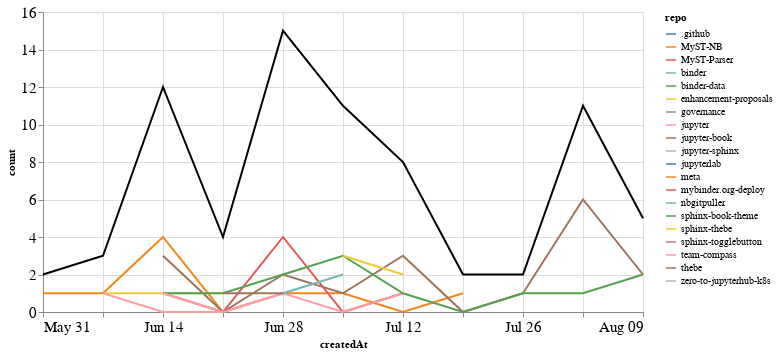

This figure's notebook cell:
### Markdown cell above
## PRs

### Code cell
prs_time = prs.groupby('repo').resample('W', on='createdAt').count()['author'].reset_index()
prs_time = prs_time.rename(columns={'author': 'count'})
prs_time_total = prs_time.groupby('createdAt').agg({"count": "sum"}).reset_index()

ch1 = alt.Chart(prs_time, width=600).mark_line().encode(
    x='createdAt',
    y='count',
    color='repo',
    tooltip="repo"
)

ch2 = alt.Chart(prs_time_total, width=600).mark_line(color="black").encode(
    x='createdAt',
    y='count',
)

ch1 + ch2

### Figure 1 — Vega-Lite specification as saved in the notebook (floating-point values rounded to 4 significant figures)
{"config": {"axisLeft": {"labelFontSize": 15}, "axisBottom": {"labelFontSize": 15}}, "layer": [{"data": {"name": "data-00d12c4fc8010662a00599ca2e374bbf"}, "mark": "line", "encoding": {"color": {"type": "nominal", "field": "repo"}, "tooltip": {"type": "nominal", "field": "repo"}, "x": {"type": "temporal", "field": "createdAt"}, "y": {"type": "quantitative", "field": "count"}}, "width": 600}, {"data": {"name": "data-98defd27206fad64132e7cb1a7bd5fb0"}, "mark": {"type": "line", "color": "black"}, "encoding": {"x": {"type": "temporal", "field": "createdAt"}, "y": {"type": "quantitative", "field": "count"}}, "width": 600}], "$schema": "https://vega.github.io/schema/vega-lite/v4.8.1.json", "datasets": {"data-00d12c4fc8010662a00599ca2e374bbf": [{"repo": ".github", "createdAt": "2020-08-02T00:00:00", "count": 2}, {"repo": "MyST-NB", "createdAt": "2020-05-31T00:00:00", "count": 1}, {"repo": "MyST-NB", "createdAt": "2020-06-07T00:00:00", "count": 1}, {"repo": "MyST-NB", "createdAt": "2020-06-14T00:00:00", "count": 4}, {"repo": "MyST-NB", "createdAt": "2020-06-21T00:00:00", "count": 0}, {"repo": "MyST-NB", "createdAt": "2020-06-28T00:00:00", "count": 1}, {"repo": "MyST-NB", "createdAt": "2020-07-05T00:00:00", "count": 1}, {"repo": "MyST-NB", "createdAt": "2020-07-12T00:00:00", "count": 0}, {"repo": "MyST-NB", "createdAt": "2020-07-19T00:00:00", "count": 1}, {"repo": "MyST-Parser", "createdAt": "2020-06-14T00:00:00", "count": 1}, {"repo": "MyST-Parser", "createdAt": "2020-06-21T00:00:00", "count": 0}, {"repo": "MyST-Parser", "createdAt": "2020-06-28T00:00:00", "count": 4}, {"repo": "MyST-Parser", "createdAt": "2020-07-05T00:00:00", "count": 0}, {"repo": "MyST-Parser", "createdAt": "2020-07-12T00:00:00", "count": 1}, {"repo": "binder", "createdAt": "2020-06-28T00:00:00", "count": 1}, {"repo": "binder-data", "createdAt": "2020-06-21T00:00:00", "count": 1}, {"repo": "enhancement-proposals", "createdAt": "2020-06-07T00:00:00", "count": 1}, {"repo": "enhancement-proposals", "createdAt": "2020-06-14T00:00:00", "count": 1}, {"repo": "enhancement-proposals", "createdAt": "2020-06-21T00:00:00", "count": 1}, {"repo": "governance", "createdAt": "2020-05-31T00:00:00", "count": 1}, {"repo": "jupyter", "createdAt": "2020-06-07T00:00:00", "count": 1}, {"repo": "jupyter", "createdAt": "2020-06-14T00:00:00", "count": 0}, {"repo": "jupyter", "createdAt": "2020-06-21T00:00:00", "count": 0}, {"repo": "jupyter", "createdAt": "2020-06-28T00:00:00", "count": 1}, {"repo": "jupyter", "createdAt": "2020-07-05T00:00:00", "count": 0}, {"repo": "jupyter", "createdAt": "2020-07-12T00:00:00", "count": 1}, {"repo": "jupyter-book", "createdAt": "2020-06-14T00:00:00", "count": 3}, {"repo": "jupyter-book", "createdAt": "2020-06-21T00:00:00", "count": 0}, {"repo": "jupyter-book", "createdAt": "2020-06-28T00:00:00", "count": 2}, {"repo": "jupyter-book", "createdAt": "2020-07-05T00:00:00", "count": 1}, {"repo": "jupyter-book", "createdAt": "2020-07-12T00:00:00", "count": 3}, {"repo": "jupyter-book", "createdAt": "2020-07-19T00:00:00", "count": 0}, {"repo": "jupyter-book", "createdAt": "2020-07-26T00:00:00", "count": 1}, {"repo": "jupyter-book", "createdAt": "2020-08-02T00:00:00", "count": 6}, {"repo": "jupyter-book", "createdAt": "2020-08-09T00:00:00", "count": 2}, {"repo": "jupyter-sphinx", "createdAt": "2020-06-28T00:00:00", "count": 1}, {"repo": "jupyterlab", "createdAt": "2020-08-09T00:00:00", "count": 1}, {"repo": "meta", "createdAt": "2020-08-02T00:00:00", "count": 2}, {"repo": "mybinder.org-deploy", "createdAt": "2020-07-19T00:00:00", "count": 1}, {"repo": "nbgitpuller", "createdAt": "2020-06-28T00:00:00", "count": 1}, {"repo": "nbgitpuller", "createdAt": "2020-07-05T00:00:00", "count": 2}, {"repo": "sphinx-book-theme", "createdAt": "2020-06-14T00:00:00", "count": 1}, {"repo": "sphinx-book-theme", "createdAt": "2020-06-21T00:00:00", "count": 1}, {"repo": "sphinx-book-theme", "createdAt": "2020-06-28T00:00:00", "count": 2}, {"repo": "sphinx-book-theme", "createdAt": "2020-07-05T00:00:00", "count": 3}, {"repo": "sphinx-book-theme", "createdAt": "2020-07-12T00:00:00", "count": 1}, {"repo": "sphinx-book-theme", "createdAt": "2020-07-19T00:00:00", "count": 0}, {"repo": "sphinx-book-theme", "createdAt": "2020-07-26T00:00:00", "count": 1}, {"repo": "sphinx-book-theme", "createdAt": "2020-08-02T00:00:00", "count": 1}, {"repo": "sphinx-book-theme", "createdAt": "2020-08-09T00:00:00", "count": 2}, {"repo": "sphinx-thebe", "createdAt": "2020-07-05T00:00:00", "count": 3}, {"repo": "sphinx-thebe", "createdAt": "2020-07-12T00:00:00", "count": 2}, {"repo": "sphinx-togglebutton", "createdAt": "2020-06-14T00:00:00", "count": 1}, {"repo": "team-compass", "createdAt": "2020-06-14T00:00:00", "count": 1}, {"repo": "team-compass", "createdAt": "2020-06-21T00:00:00", "count": 0}, {"repo": "team-compass", "createdAt": "2020-06-28T00:00:00", "count": 1}, {"repo": "thebe", "createdAt": "2020-06-21T00:00:00", "count": 1}, {"repo": "thebe", "createdAt": "2020-06-28T00:00:00", "count": 1}, {"repo": "zero-to-jupyterhub-k8s", "createdAt": "2020-07-05T00:00:00", "count": 1}], "data-98defd27206fad64132e7cb1a7bd5fb0": [{"createdAt": "2020-05-31T00:00:00", "count": 2}, {"createdAt": "2020-06-07T00:00:00", "count": 3}, {"createdAt": "2020-06-14T00:00:00", "count": 12}, {"createdAt": "2020-06-21T00:00:00", "count": 4}, {"createdAt": "2020-06-28T00:00:00", "count": 15}, {"createdAt": "2020-07-05T00:00:00", "count": 11}, {"createdAt": "2020-07-12T00:00:00", "count": 8}, {"createdAt": "2020-07-19T00:00:00", "count": 2}, {"createdAt": "2020-07-26T00:00:00", "count": 2}, {"createdAt": "2020-08-02T00:00:00", "count": 11}, {"createdAt": "2020-08-09T00:00:00", "count": 5}]}}
